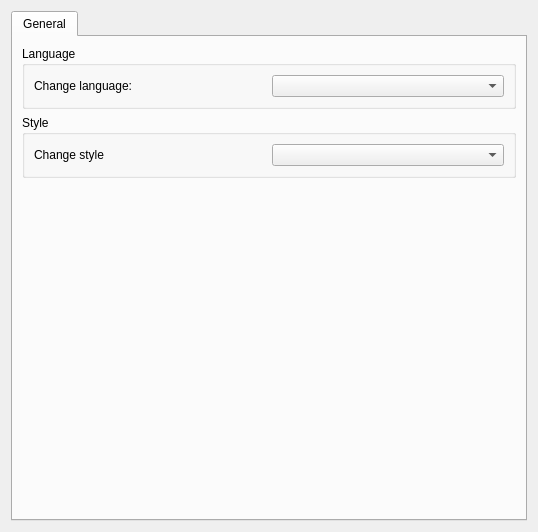
<?xml version="1.0" encoding="UTF-8"?>
<ui version="4.0">
 <class>SettingsDialog</class>
 <widget class="QDialog" name="SettingsDialog">
  <property name="windowModality">
   <enum>Qt::NonModal</enum>
  </property>
  <property name="geometry">
   <rect>
    <x>0</x>
    <y>0</y>
    <width>538</width>
    <height>532</height>
   </rect>
  </property>
  <property name="windowTitle">
   <string>Settings</string>
  </property>
  <property name="modal">
   <bool>false</bool>
  </property>
  <layout class="QVBoxLayout" name="verticalLayout">
   <item>
    <widget class="QTabWidget" name="m_settings_tab_widget">
     <property name="currentIndex">
      <number>0</number>
     </property>
     <widget class="QWidget" name="m_general_tab">
      <attribute name="title">
       <string>General</string>
      </attribute>
      <layout class="QVBoxLayout" name="verticalLayout_2">
       <item>
        <widget class="QGroupBox" name="m_language_group_box">
         <property name="sizePolicy">
          <sizepolicy hsizetype="Preferred" vsizetype="Maximum">
           <horstretch>0</horstretch>
           <verstretch>0</verstretch>
          </sizepolicy>
         </property>
         <property name="title">
          <string>Language</string>
         </property>
         <layout class="QVBoxLayout" name="verticalLayout_3">
          <item>
           <layout class="QGridLayout" name="gridLayout">
            <item row="0" column="1">
             <widget class="QComboBox" name="m_language_combo_box"/>
            </item>
            <item row="0" column="0">
             <widget class="QLabel" name="m_change_language_label">
              <property name="sizePolicy">
               <sizepolicy hsizetype="Preferred" vsizetype="Preferred">
                <horstretch>0</horstretch>
                <verstretch>0</verstretch>
               </sizepolicy>
              </property>
              <property name="text">
               <string>Change language:</string>
              </property>
             </widget>
            </item>
           </layout>
          </item>
         </layout>
        </widget>
       </item>
       <item>
        <widget class="QGroupBox" name="m_style_group_box">
         <property name="sizePolicy">
          <sizepolicy hsizetype="Preferred" vsizetype="Maximum">
           <horstretch>0</horstretch>
           <verstretch>0</verstretch>
          </sizepolicy>
         </property>
         <property name="title">
          <string>Style</string>
         </property>
         <property name="flat">
          <bool>false</bool>
         </property>
         <property name="checkable">
          <bool>false</bool>
         </property>
         <layout class="QVBoxLayout" name="verticalLayout_4">
          <item>
           <layout class="QGridLayout" name="gridLayout_2">
            <item row="0" column="1">
             <widget class="QComboBox" name="m_style_combo_box"/>
            </item>
            <item row="0" column="0">
             <widget class="QLabel" name="m_change_style_label">
              <property name="text">
               <string>Change style</string>
              </property>
             </widget>
            </item>
           </layout>
          </item>
         </layout>
        </widget>
       </item>
       <item>
        <spacer name="verticalSpacer">
         <property name="orientation">
          <enum>Qt::Vertical</enum>
         </property>
         <property name="sizeHint" stdset="0">
          <size>
           <width>20</width>
           <height>40</height>
          </size>
         </property>
        </spacer>
       </item>
      </layout>
     </widget>
    </widget>
   </item>
  </layout>
 </widget>
 <resources>
  <include location="../../../resources/egnim-translations.qrc"/>
 </resources>
 <connections/>
</ui>
